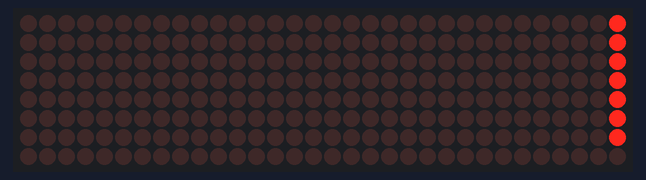
A sketch run on a simulated Arduino Mega 2560, built with avr-gcc and run on an emulated ATmega2560. On the bench: 32×8 LED matrix.

Above: at 0.15 s.
At 0.55 s:
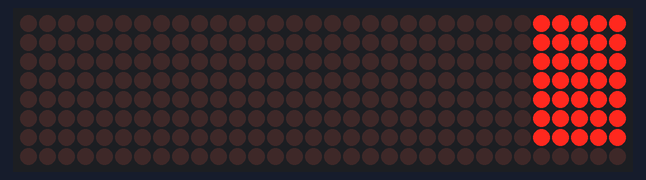
At 0.95 s:
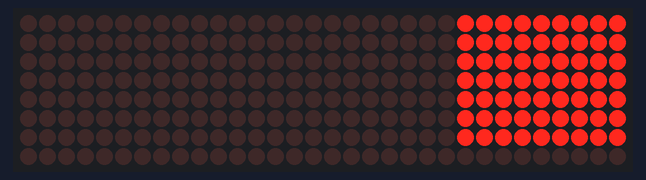
At 1.65 s:
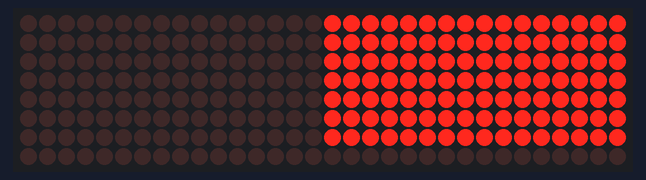
At 2.45 s:
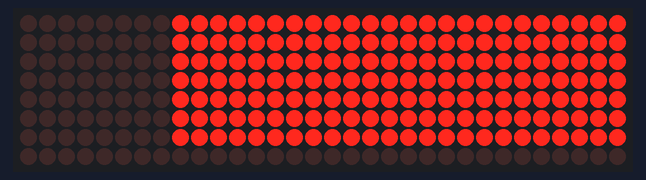
At 3.3 s:
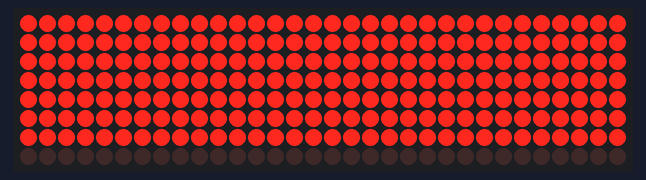

The sketch:

WIFI_SETUP_CODE.ino
```cpp
#include <MD_Parola.h>
#include <MD_MAX72XX.h>
#include <SPI.h>

// Define MAX7219 connections
#define MAX_DEVICES 4
#define DATA_PIN 23
#define CLK_PIN 18
#define CS_PIN 5

MD_Parola matrix = MD_Parola(MD_MAX72XX::FC16_HW, DATA_PIN, CLK_PIN, CS_PIN, MAX_DEVICES);

void setup() {
  Serial.begin(115200);
  matrix.begin();
  matrix.setIntensity(5);
  matrix.displayClear();
}

void loop() {
  matrix.displayText("HELLO", PA_CENTER, 100, 1000, PA_SCROLL_LEFT, PA_SCROLL_LEFT);

  if (matrix.displayAnimate()) {
    matrix.displayReset();
  }
}
```
